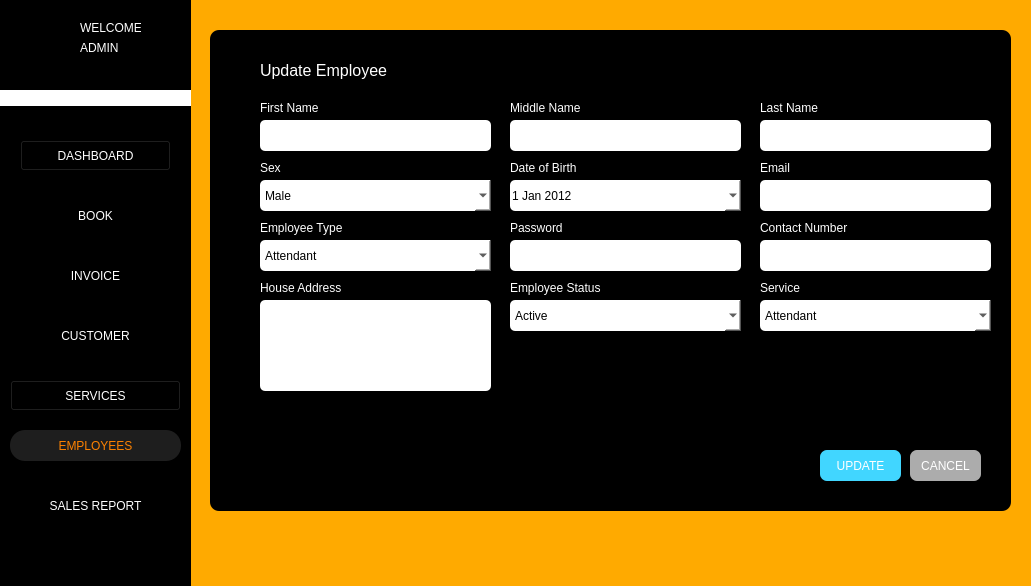
<?xml version="1.0" encoding="UTF-8"?>
<ui version="4.0">
 <class>Form</class>
 <widget class="QWidget" name="Form">
  <property name="geometry">
   <rect>
    <x>0</x>
    <y>0</y>
    <width>1031</width>
    <height>586</height>
   </rect>
  </property>
  <property name="windowTitle">
   <string>Form</string>
  </property>
  <property name="styleSheet">
   <string notr="true">background-color: rgb(255, 170, 0);</string>
  </property>
  <widget class="QLabel" name="label_273">
   <property name="geometry">
    <rect>
     <x>510</x>
     <y>90</y>
     <width>81</width>
     <height>16</height>
    </rect>
   </property>
   <property name="styleSheet">
    <string notr="true">color: rgb(255, 255, 255);
font: 8pt &quot;Segoe UI&quot;;
background-color: rgb(0, 0, 0);</string>
   </property>
   <property name="text">
    <string>Middle Name</string>
   </property>
  </widget>
  <widget class="QDateEdit" name="date_dob">
   <property name="geometry">
    <rect>
     <x>510</x>
     <y>170</y>
     <width>231</width>
     <height>31</height>
    </rect>
   </property>
   <property name="styleSheet">
    <string notr="true">background-color: rgb(194, 194, 194);
border-radius: 5px;
</string>
   </property>
   <property name="minimumDate">
    <date>
     <year>2012</year>
     <month>1</month>
     <day>1</day>
    </date>
   </property>
   <property name="calendarPopup">
    <bool>true</bool>
   </property>
  </widget>
  <widget class="QLabel" name="label_275">
   <property name="geometry">
    <rect>
     <x>210</x>
     <y>30</y>
     <width>801</width>
     <height>481</height>
    </rect>
   </property>
   <property name="styleSheet">
    <string notr="true">background-color: rgb(0, 0, 0);
border-radius: 9px;
</string>
   </property>
   <property name="text">
    <string>l</string>
   </property>
  </widget>
  <widget class="QPushButton" name="btn_cancel_emp">
   <property name="geometry">
    <rect>
     <x>910</x>
     <y>450</y>
     <width>71</width>
     <height>31</height>
    </rect>
   </property>
   <property name="styleSheet">
    <string notr="true">color: rgb(255, 255, 255);
background-color: rgb(172, 172, 172);
border-radius: 7px;</string>
   </property>
   <property name="text">
    <string>CANCEL</string>
   </property>
  </widget>
  <widget class="QLabel" name="label_266">
   <property name="geometry">
    <rect>
     <x>260</x>
     <y>60</y>
     <width>131</width>
     <height>21</height>
    </rect>
   </property>
   <property name="font">
    <font>
     <family>Segoe UI</family>
     <pointsize>12</pointsize>
     <italic>false</italic>
     <bold>false</bold>
    </font>
   </property>
   <property name="styleSheet">
    <string notr="true">color: rgb(255, 255, 255);
font: 12pt &quot;Segoe UI&quot;;
background-color: rgb(0, 0, 0);</string>
   </property>
   <property name="text">
    <string>Update Employee</string>
   </property>
  </widget>
  <widget class="QPushButton" name="btn_update_emp">
   <property name="geometry">
    <rect>
     <x>820</x>
     <y>450</y>
     <width>81</width>
     <height>31</height>
    </rect>
   </property>
   <property name="styleSheet">
    <string notr="true">color: rgb(255, 255, 255);
background-color: rgb(65, 214, 255);
border-radius: 7px;</string>
   </property>
   <property name="text">
    <string>UPDATE</string>
   </property>
  </widget>
  <widget class="QPushButton" name="btn_salesrep">
   <property name="geometry">
    <rect>
     <x>10</x>
     <y>490</y>
     <width>171</width>
     <height>31</height>
    </rect>
   </property>
   <property name="styleSheet">
    <string notr="true">border-style: none;
color: #fff;

color: rgb(255, 255, 255);
background-color: rgb(0, 0, 0);</string>
   </property>
   <property name="text">
    <string>SALES REPORT</string>
   </property>
  </widget>
  <widget class="QLabel" name="label_13">
   <property name="geometry">
    <rect>
     <x>80</x>
     <y>20</y>
     <width>61</width>
     <height>16</height>
    </rect>
   </property>
   <property name="styleSheet">
    <string notr="true">color: rgb(255, 255, 255);
background-color: rgb(0, 0, 0);</string>
   </property>
   <property name="text">
    <string>WELCOME</string>
   </property>
  </widget>
  <widget class="QPushButton" name="btn_employees">
   <property name="geometry">
    <rect>
     <x>10</x>
     <y>430</y>
     <width>171</width>
     <height>31</height>
    </rect>
   </property>
   <property name="styleSheet">
    <string notr="true">border-style: none;
color: #FC8100;
border-radius: 15px;
background-color: #1E1E1E;
</string>
   </property>
   <property name="text">
    <string>EMPLOYEES</string>
   </property>
  </widget>
  <widget class="QLabel" name="label_2">
   <property name="geometry">
    <rect>
     <x>0</x>
     <y>90</y>
     <width>191</width>
     <height>16</height>
    </rect>
   </property>
   <property name="styleSheet">
    <string notr="true">background-color: rgb(255, 255, 255);</string>
   </property>
   <property name="text">
    <string/>
   </property>
  </widget>
  <widget class="QPushButton" name="btn_services">
   <property name="geometry">
    <rect>
     <x>10</x>
     <y>380</y>
     <width>171</width>
     <height>31</height>
    </rect>
   </property>
   <property name="styleSheet">
    <string notr="true">color: rgb(255, 255, 255);
background-color: rgb(0, 0, 0);
</string>
   </property>
   <property name="text">
    <string>SERVICES</string>
   </property>
  </widget>
  <widget class="QPushButton" name="btn_customer">
   <property name="geometry">
    <rect>
     <x>20</x>
     <y>320</y>
     <width>151</width>
     <height>31</height>
    </rect>
   </property>
   <property name="styleSheet">
    <string notr="true">border-style: none;
color: #fff;
color: rgb(255, 255, 255);
background-color: rgb(0, 0, 0);
</string>
   </property>
   <property name="text">
    <string>CUSTOMER</string>
   </property>
  </widget>
  <widget class="QPushButton" name="btn_books">
   <property name="geometry">
    <rect>
     <x>20</x>
     <y>200</y>
     <width>151</width>
     <height>31</height>
    </rect>
   </property>
   <property name="styleSheet">
    <string notr="true">border-style: none;
color: #fff;
color: rgb(255, 255, 255);
background-color: rgb(0, 0, 0);

</string>
   </property>
   <property name="text">
    <string>BOOK</string>
   </property>
  </widget>
  <widget class="QLabel" name="label">
   <property name="geometry">
    <rect>
     <x>0</x>
     <y>0</y>
     <width>191</width>
     <height>621</height>
    </rect>
   </property>
   <property name="styleSheet">
    <string notr="true">background-color: rgb(0, 0, 0);</string>
   </property>
   <property name="text">
    <string/>
   </property>
  </widget>
  <widget class="QPushButton" name="btn_settings">
   <property name="geometry">
    <rect>
     <x>10</x>
     <y>520</y>
     <width>31</width>
     <height>24</height>
    </rect>
   </property>
   <property name="styleSheet">
    <string notr="true">border-style: none;
background-color: rgb(0, 0, 0);</string>
   </property>
   <property name="text">
    <string/>
   </property>
   <property name="icon">
    <iconset>
     <normaloff>../img/settingsIM.png</normaloff>../img/settingsIM.png</iconset>
   </property>
   <property name="iconSize">
    <size>
     <width>20</width>
     <height>20</height>
    </size>
   </property>
  </widget>
  <widget class="QLabel" name="label_33">
   <property name="geometry">
    <rect>
     <x>20</x>
     <y>20</y>
     <width>41</width>
     <height>41</height>
    </rect>
   </property>
   <property name="styleSheet">
    <string notr="true">border-style: none;
background-color: black;
</string>
   </property>
   <property name="text">
    <string/>
   </property>
   <property name="pixmap">
    <pixmap>../img/ARMS_LGO(1).png</pixmap>
   </property>
   <property name="scaledContents">
    <bool>true</bool>
   </property>
  </widget>
  <widget class="QPushButton" name="btn_invoice">
   <property name="geometry">
    <rect>
     <x>20</x>
     <y>260</y>
     <width>151</width>
     <height>31</height>
    </rect>
   </property>
   <property name="styleSheet">
    <string notr="true">border-style: none;
color: rgb(255, 255, 255);
background-color: rgb(0, 0, 0);</string>
   </property>
   <property name="text">
    <string>INVOICE</string>
   </property>
  </widget>
  <widget class="QLabel" name="txt_admin_name">
   <property name="geometry">
    <rect>
     <x>80</x>
     <y>40</y>
     <width>91</width>
     <height>16</height>
    </rect>
   </property>
   <property name="styleSheet">
    <string notr="true">color: rgb(255, 255, 255);
background-color: rgb(0, 0, 0);
</string>
   </property>
   <property name="text">
    <string>ADMIN</string>
   </property>
  </widget>
  <widget class="QPushButton" name="btn_dashboard">
   <property name="geometry">
    <rect>
     <x>20</x>
     <y>140</y>
     <width>151</width>
     <height>31</height>
    </rect>
   </property>
   <property name="styleSheet">
    <string notr="true">color: rgb(255, 255, 255);
background-color: rgb(0, 0, 0);
</string>
   </property>
   <property name="text">
    <string>DASHBOARD</string>
   </property>
  </widget>
  <widget class="QLineEdit" name="txt_firstname">
   <property name="geometry">
    <rect>
     <x>260</x>
     <y>120</y>
     <width>231</width>
     <height>31</height>
    </rect>
   </property>
   <property name="styleSheet">
    <string notr="true">background-color: white;
border-radius: 5px;
</string>
   </property>
  </widget>
  <widget class="QLineEdit" name="txt_emp_email">
   <property name="geometry">
    <rect>
     <x>760</x>
     <y>180</y>
     <width>231</width>
     <height>31</height>
    </rect>
   </property>
   <property name="styleSheet">
    <string notr="true">background-color: white;
border-radius: 5px;
</string>
   </property>
  </widget>
  <widget class="QLabel" name="label_262">
   <property name="geometry">
    <rect>
     <x>260</x>
     <y>280</y>
     <width>81</width>
     <height>16</height>
    </rect>
   </property>
   <property name="styleSheet">
    <string notr="true">color: rgb(255, 255, 255);
font: 8pt &quot;Segoe UI&quot;;
background-color: rgb(0, 0, 0);</string>
   </property>
   <property name="text">
    <string>House Address</string>
   </property>
  </widget>
  <widget class="QLabel" name="label_254">
   <property name="geometry">
    <rect>
     <x>760</x>
     <y>220</y>
     <width>91</width>
     <height>16</height>
    </rect>
   </property>
   <property name="styleSheet">
    <string notr="true">color: rgb(255, 255, 255);
font: 8pt &quot;Segoe UI&quot;;
background-color: rgb(0, 0, 0);</string>
   </property>
   <property name="text">
    <string>Contact Number</string>
   </property>
  </widget>
  <widget class="QLabel" name="label_233">
   <property name="geometry">
    <rect>
     <x>760</x>
     <y>100</y>
     <width>81</width>
     <height>16</height>
    </rect>
   </property>
   <property name="styleSheet">
    <string notr="true">color: rgb(255, 255, 255);
font: 8pt &quot;Segoe UI&quot;;
background-color: rgb(0, 0, 0);</string>
   </property>
   <property name="text">
    <string>Last Name</string>
   </property>
  </widget>
  <widget class="QLabel" name="label_251">
   <property name="geometry">
    <rect>
     <x>510</x>
     <y>160</y>
     <width>81</width>
     <height>16</height>
    </rect>
   </property>
   <property name="styleSheet">
    <string notr="true">color: rgb(255, 255, 255);
font: 8pt &quot;Segoe UI&quot;;
background-color: rgb(0, 0, 0);</string>
   </property>
   <property name="text">
    <string>Date of Birth</string>
   </property>
  </widget>
  <widget class="QLabel" name="label_256">
   <property name="geometry">
    <rect>
     <x>260</x>
     <y>160</y>
     <width>91</width>
     <height>16</height>
    </rect>
   </property>
   <property name="styleSheet">
    <string notr="true">color: rgb(255, 255, 255);
font: 8pt &quot;Segoe UI&quot;;
background-color: rgb(0, 0, 0);</string>
   </property>
   <property name="text">
    <string>Sex</string>
   </property>
  </widget>
  <widget class="QLineEdit" name="txt_add_emp_password">
   <property name="geometry">
    <rect>
     <x>510</x>
     <y>240</y>
     <width>231</width>
     <height>31</height>
    </rect>
   </property>
   <property name="styleSheet">
    <string notr="true">background-color: white;
border-radius: 5px;
</string>
   </property>
   <property name="echoMode">
    <enum>QLineEdit::Password</enum>
   </property>
  </widget>
  <widget class="QDateEdit" name="date_dob_emp">
   <property name="geometry">
    <rect>
     <x>510</x>
     <y>180</y>
     <width>231</width>
     <height>31</height>
    </rect>
   </property>
   <property name="styleSheet">
    <string notr="true">background-color: white;
border-radius: 5px;
</string>
   </property>
   <property name="dateTime">
    <datetime>
     <hour>0</hour>
     <minute>0</minute>
     <second>0</second>
     <year>2012</year>
     <month>1</month>
     <day>1</day>
    </datetime>
   </property>
   <property name="minimumDate">
    <date>
     <year>1970</year>
     <month>1</month>
     <day>1</day>
    </date>
   </property>
   <property name="currentSection">
    <enum>QDateTimeEdit::DaySection</enum>
   </property>
   <property name="calendarPopup">
    <bool>true</bool>
   </property>
  </widget>
  <widget class="QLabel" name="label_255">
   <property name="geometry">
    <rect>
     <x>260</x>
     <y>100</y>
     <width>81</width>
     <height>16</height>
    </rect>
   </property>
   <property name="styleSheet">
    <string notr="true">color: rgb(255, 255, 255);
font: 8pt &quot;Segoe UI&quot;;
background-color: rgb(0, 0, 0);</string>
   </property>
   <property name="text">
    <string>First Name</string>
   </property>
  </widget>
  <widget class="QLineEdit" name="txt_lastname">
   <property name="geometry">
    <rect>
     <x>760</x>
     <y>120</y>
     <width>231</width>
     <height>31</height>
    </rect>
   </property>
   <property name="styleSheet">
    <string notr="true">background-color: white;
border-radius: 5px;
</string>
   </property>
  </widget>
  <widget class="QLabel" name="label_252">
   <property name="geometry">
    <rect>
     <x>260</x>
     <y>220</y>
     <width>101</width>
     <height>16</height>
    </rect>
   </property>
   <property name="styleSheet">
    <string notr="true">color: rgb(255, 255, 255);
font: 8pt &quot;Segoe UI&quot;;
background-color: rgb(0, 0, 0);</string>
   </property>
   <property name="text">
    <string>Employee Type</string>
   </property>
  </widget>
  <widget class="QTextEdit" name="txt_emp_houseadd">
   <property name="geometry">
    <rect>
     <x>260</x>
     <y>300</y>
     <width>231</width>
     <height>91</height>
    </rect>
   </property>
   <property name="styleSheet">
    <string notr="true">background-color: white;
border-radius: 5px;
</string>
   </property>
  </widget>
  <widget class="QLabel" name="label_234">
   <property name="geometry">
    <rect>
     <x>510</x>
     <y>220</y>
     <width>81</width>
     <height>16</height>
    </rect>
   </property>
   <property name="styleSheet">
    <string notr="true">color: rgb(255, 255, 255);
font: 8pt &quot;Segoe UI&quot;;
background-color: rgb(0, 0, 0);</string>
   </property>
   <property name="text">
    <string>Password</string>
   </property>
  </widget>
  <widget class="QLabel" name="label_258">
   <property name="geometry">
    <rect>
     <x>760</x>
     <y>160</y>
     <width>81</width>
     <height>16</height>
    </rect>
   </property>
   <property name="styleSheet">
    <string notr="true">color: rgb(255, 255, 255);
font: 8pt &quot;Segoe UI&quot;;
background-color: rgb(0, 0, 0);</string>
   </property>
   <property name="text">
    <string>Email</string>
   </property>
  </widget>
  <widget class="QLineEdit" name="txt_add_emp_contactnum">
   <property name="geometry">
    <rect>
     <x>760</x>
     <y>240</y>
     <width>231</width>
     <height>31</height>
    </rect>
   </property>
   <property name="styleSheet">
    <string notr="true">background-color: white;
border-radius: 5px;
</string>
   </property>
  </widget>
  <widget class="QLabel" name="label_231">
   <property name="geometry">
    <rect>
     <x>510</x>
     <y>100</y>
     <width>81</width>
     <height>16</height>
    </rect>
   </property>
   <property name="styleSheet">
    <string notr="true">color: rgb(255, 255, 255);
font: 8pt &quot;Segoe UI&quot;;
background-color: rgb(0, 0, 0);</string>
   </property>
   <property name="text">
    <string>Middle Name</string>
   </property>
  </widget>
  <widget class="QLineEdit" name="txt_middlename">
   <property name="geometry">
    <rect>
     <x>510</x>
     <y>120</y>
     <width>231</width>
     <height>31</height>
    </rect>
   </property>
   <property name="styleSheet">
    <string notr="true">background-color: white;
border-radius: 5px;
</string>
   </property>
  </widget>
  <widget class="QComboBox" name="drp_employee_sex">
   <property name="geometry">
    <rect>
     <x>260</x>
     <y>180</y>
     <width>231</width>
     <height>31</height>
    </rect>
   </property>
   <property name="styleSheet">
    <string notr="true">background-color: white;
border-radius: 5px;
</string>
   </property>
   <item>
    <property name="text">
     <string>Male</string>
    </property>
   </item>
   <item>
    <property name="text">
     <string>Female</string>
    </property>
   </item>
  </widget>
  <widget class="QComboBox" name="drp_emp_type">
   <property name="geometry">
    <rect>
     <x>260</x>
     <y>240</y>
     <width>231</width>
     <height>31</height>
    </rect>
   </property>
   <property name="styleSheet">
    <string notr="true">background-color: white;
border-radius: 5px;
</string>
   </property>
   <item>
    <property name="text">
     <string>Attendant</string>
    </property>
   </item>
   <item>
    <property name="text">
     <string>Mechanic</string>
    </property>
   </item>
   <item>
    <property name="text">
     <string>Painter</string>
    </property>
   </item>
   <item>
    <property name="text">
     <string>Detailer</string>
    </property>
   </item>
   <item>
    <property name="text">
     <string>AC Technician</string>
    </property>
   </item>
  </widget>
  <widget class="QLabel" name="emp_status">
   <property name="geometry">
    <rect>
     <x>510</x>
     <y>280</y>
     <width>101</width>
     <height>16</height>
    </rect>
   </property>
   <property name="styleSheet">
    <string notr="true">color: rgb(255, 255, 255);
font: 8pt &quot;Segoe UI&quot;;
background-color: rgb(0, 0, 0);</string>
   </property>
   <property name="text">
    <string>Employee Status</string>
   </property>
  </widget>
  <widget class="QComboBox" name="drp_emp_status">
   <property name="geometry">
    <rect>
     <x>510</x>
     <y>300</y>
     <width>231</width>
     <height>31</height>
    </rect>
   </property>
   <property name="styleSheet">
    <string notr="true">background-color: white;
border-radius: 5px;
</string>
   </property>
   <item>
    <property name="text">
     <string>Active</string>
    </property>
   </item>
   <item>
    <property name="text">
     <string>Disabled</string>
    </property>
   </item>
  </widget>
  <widget class="QLabel" name="label_263">
   <property name="geometry">
    <rect>
     <x>760</x>
     <y>280</y>
     <width>81</width>
     <height>16</height>
    </rect>
   </property>
   <property name="styleSheet">
    <string notr="true">color: rgb(255, 255, 255);
font: 8pt &quot;Segoe UI&quot;;
background-color: rgb(0, 0, 0);</string>
   </property>
   <property name="text">
    <string>Service</string>
   </property>
  </widget>
  <widget class="QComboBox" name="drp_service_cat">
   <property name="geometry">
    <rect>
     <x>760</x>
     <y>300</y>
     <width>231</width>
     <height>31</height>
    </rect>
   </property>
   <property name="styleSheet">
    <string notr="true">background-color: rgb(255, 255, 255);
border-radius: 5px;</string>
   </property>
   <item>
    <property name="text">
     <string>Attendant</string>
    </property>
   </item>
   <item>
    <property name="text">
     <string>Vehicle Repair</string>
    </property>
   </item>
   <item>
    <property name="text">
     <string>Vehicle Maintenance</string>
    </property>
   </item>
   <item>
    <property name="text">
     <string>Diagnostic Services</string>
    </property>
   </item>
   <item>
    <property name="text">
     <string>Body and Paint Services</string>
    </property>
   </item>
   <item>
    <property name="text">
     <string>Tire Services</string>
    </property>
   </item>
   <item>
    <property name="text">
     <string>Auto Detailing</string>
    </property>
   </item>
   <item>
    <property name="text">
     <string>Air Conditioning Services</string>
    </property>
   </item>
  </widget>
  <zorder>label</zorder>
  <zorder>label_273</zorder>
  <zorder>date_dob</zorder>
  <zorder>label_275</zorder>
  <zorder>btn_cancel_emp</zorder>
  <zorder>label_266</zorder>
  <zorder>btn_update_emp</zorder>
  <zorder>btn_salesrep</zorder>
  <zorder>label_13</zorder>
  <zorder>btn_employees</zorder>
  <zorder>label_2</zorder>
  <zorder>btn_services</zorder>
  <zorder>btn_customer</zorder>
  <zorder>btn_books</zorder>
  <zorder>btn_settings</zorder>
  <zorder>label_33</zorder>
  <zorder>btn_invoice</zorder>
  <zorder>txt_admin_name</zorder>
  <zorder>btn_dashboard</zorder>
  <zorder>txt_firstname</zorder>
  <zorder>txt_emp_email</zorder>
  <zorder>label_262</zorder>
  <zorder>label_254</zorder>
  <zorder>label_233</zorder>
  <zorder>label_251</zorder>
  <zorder>label_256</zorder>
  <zorder>txt_add_emp_password</zorder>
  <zorder>date_dob_emp</zorder>
  <zorder>label_255</zorder>
  <zorder>txt_lastname</zorder>
  <zorder>label_252</zorder>
  <zorder>txt_emp_houseadd</zorder>
  <zorder>label_234</zorder>
  <zorder>label_258</zorder>
  <zorder>txt_add_emp_contactnum</zorder>
  <zorder>label_231</zorder>
  <zorder>txt_middlename</zorder>
  <zorder>drp_employee_sex</zorder>
  <zorder>drp_emp_type</zorder>
  <zorder>emp_status</zorder>
  <zorder>drp_emp_status</zorder>
  <zorder>label_263</zorder>
  <zorder>drp_service_cat</zorder>
 </widget>
 <resources/>
 <connections/>
</ui>
